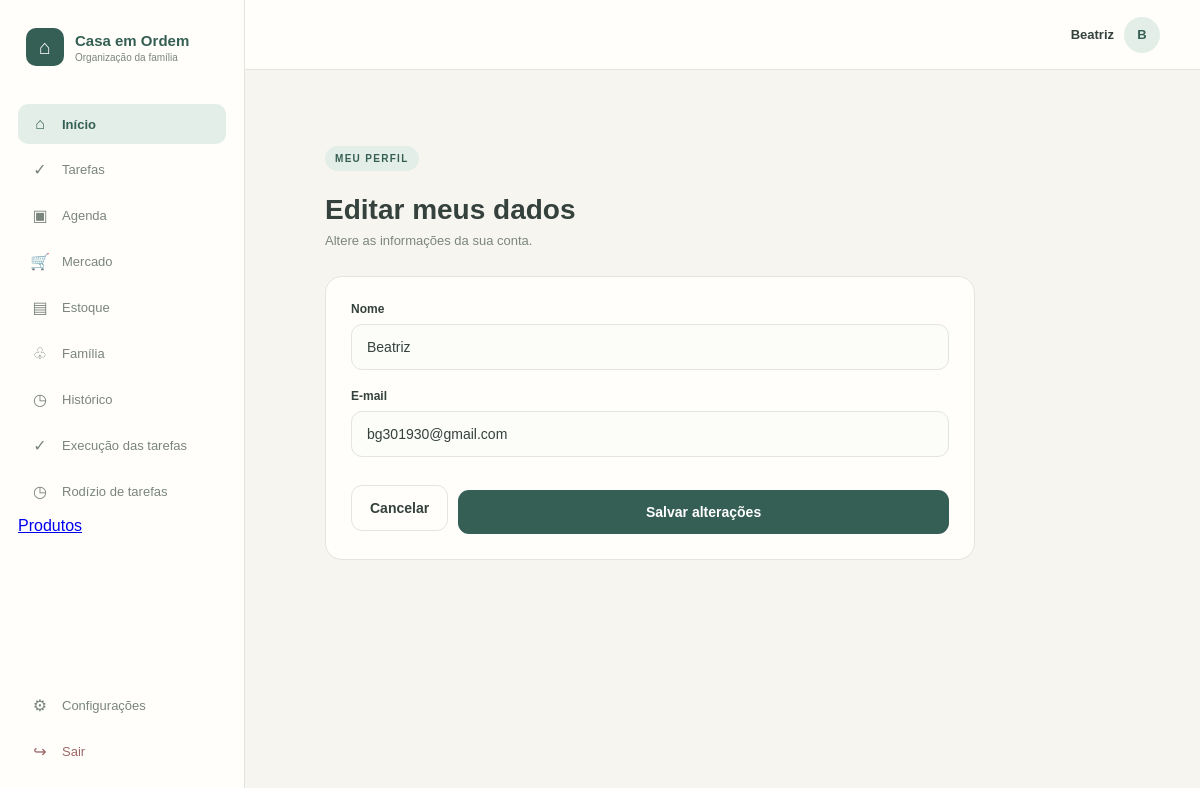
Screenshot of /perfil/editar (signed in) with the database file from the repository.
### tables this page shows
CREATE TABLE "USUARIO" (
	"id_usuario"	INTEGER NOT NULL,
	"id_familia"	INTEGER NOT NULL,
	"nome"	TEXT NOT NULL,
	"email"	NUMERIC NOT NULL,
	"senha"	TEXT NOT NULL,
	"foto"	INTEGER,
	"tipo_usuario"	TEXT NOT NULL,
	"ativo"	INTEGER NOT NULL,
	"data_cadastro"	NUMERIC NOT NULL,
	PRIMARY KEY("id_usuario" AUTOINCREMENT),
	FOREIGN KEY("id_familia") REFERENCES "FAMILIA"("id_familia")
);

### app.py (the view, shortened to what this page needs)
@app.route("/perfil/editar", methods=["GET", "POST"])
def editar_perfil():
    if "id_usuario" not in session:
        return redirect(url_for("login"))
    conexao = conectar_banco()
    try:
        usuario = conexao.execute(
            """
            SELECT *
            FROM USUARIO
            WHERE id_usuario = ?
              AND id_familia = ?
            """,
            (
                session["id_usuario"],
                session["id_familia"]
            )
        ).fetchone()
        if not usuario:
            session.clear()
            return redirect(url_for("login"))
    except sqlite3.Error as erro:
        conexao.rollback()
        print("Erro ao editar perfil:", erro)
        flash("Ocorreu um erro ao atualizar o perfil.")
    finally:
        conexao.close()
    return render_template(
        "editar_perfil.html",
        usuario=usuario
    )

### app.py (called while the page is built)
def conectar_banco():
    conexao = sqlite3.connect(
        DATABASE,
        timeout=10
    )
    conexao.row_factory = sqlite3.Row
    conexao.execute("PRAGMA busy_timeout = 10000")
    conexao.execute("PRAGMA foreign_keys = ON")
    return conexao

### templates/editar_perfil.html (shortened to what this page needs)
{% extends "base.html" %}
{% block content %}
<div class="pagina">
    <div class="cabecalho-pagina">
        <span class="etiqueta">MEU PERFIL</span>
        <h1>Editar meus dados</h1>
        <p>
            Altere as informações da sua conta.
        </p>
    </div>
    <div class="card-editar-perfil">
        <form method="POST">
            <div class="campo">
                <label for="nome">Nome</label>
                <input
                    type="text"
                    id="nome"
                    name="nome"
                    value="{{ usuario['nome'] }}"
                    required
                >
            </div>
            <div class="campo">
                <label for="email">E-mail</label>
                <input
                    type="email"
                    id="email"
                    name="email"
                    value="{{ usuario['email'] }}"
                    required
                >
            </div>
            <div class="botoes-perfil">
                <a
                    href="{{ url_for('perfil') }}"
                    class="botao-cancelar"
                >
                    Cancelar
                </a>
                <button
                    type="submit"
                    class="botao-salvar"
                >
                    Salvar alterações
                </button>
            </div>
        </form>
    </div>
</div>
{% endblock %}

### templates/base.html (shortened to what this page needs)
<!DOCTYPE html>
<html lang="pt-BR">
<head>
    <link rel="stylesheet" href="{{ url_for('static', filename='css/style.css') }}">
</head>
<body>
    <div class="layout">
        <aside class="menu-lateral">
            <div class="menu-logo">
                <div class="logo-icone">⌂</div>
                <div>
                    <strong>Casa em Ordem</strong>
                    <span>Organização da família</span>
                </div>
            </div>
            <nav class="menu-navegacao">
                <a href="{{ url_for('dashboard') }}" class="menu-item ativo">
                    <span>⌂</span>
                    <span>Início</span>
                </a>
                <a href="{{ url_for('tarefas') }}" class="menu-item">
                    <span>✓</span>
                    <span>Tarefas</span>
                </a>
                <a href="#" class="menu-item">
                    <span>▣</span>
                    <span>Agenda</span>
                </a>
                <a href="{{ url_for('mercado') }}" class="menu-item">
                    <span>🛒</span>
                    <span>Mercado</span>
                </a>
                <a href="{{ url_for('estoque') }}" class="menu-item">
                    <span>▤</span>
                    <span>Estoque</span>
                </a>
                <a href="{{ url_for('familia') }}" class="menu-item">
                    <span>♧</span>
                    <span>Família</span>
                </a>
                <a href="#" class="menu-item">
                    <span>◷</span>
                    <span>Histórico</span>
                </a>
                <a href="{{ url_for('execucao_tarefas') }}" class="menu-item">
                    <span>✓</span>
                    <span>Execução das tarefas</span>
                </a>
                <a href="{{ url_for('visualizar_rodizio') }}" class="menu-item">
                    <span>◷</span>
                    <span>Rodízio de tarefas</span>
                </a>
                <a href="{{ url_for('produtos') }}">
                    Produtos
                </a>
            </nav>
            <div class="menu-final">
                <a href="#" class="menu-item">
                    <span>⚙</span>
                    <span>Configurações</span>
                </a>
                <a href="{{ url_for('logout') }}" class="menu-item sair">
                    <span>↪</span>
                    <span>Sair</span>
                </a>
            </div>
        </aside>
        <main class="conteudo">
            <header class="cabecalho">
                {% if session.get("nome_usuario") %}
                    <a href="{{ url_for('perfil') }}" class="cabecalho-usuario">
                        <span>{{ session["nome_usuario"] }}</span>
                        <div class="avatar">
                            {{ session["nome_usuario"][0]|upper }}
                        </div>
                    </a>
                {% endif %}
            </header>
            <section class="pagina">
                {% block content %}
                {% endblock %}
            </section>
        </main>
    </div>
</body>
</html>

### static/css/style.css (style rules this page uses)
* { margin: 0; padding: 0; box-sizing: border-box; }
:root { --fundo: #f7f5ef; --branco: #fffefa; --verde: #355f54; --verde-claro: #e4eee8; --verde-medio: #cddfd7; --amarelo: #f2cf5b; --texto: #34413d; --texto-suave: #7b8580; --borda: #e3e5df; }
body { font-family: Arial, Helvetica, sans-serif; background-color: var(--fundo); color: var(--texto); }
.logo-icone { width: 38px; height: 38px; display: flex; align-items: center; justify-content: center; background-color: var(--verde); color: white; border-radius: 10px; font-size: 20px; }
.etiqueta { display: inline-block; font-size: 10px; font-weight: 700; letter-spacing: 1.3px; color: var(--verde); background-color: var(--verde-claro); padding: 7px 10px; border-radius: 20px; margin-bottom: 13px; }
.campo { margin-bottom: 19px; }
.campo label { display: block; font-size: 12px; font-weight: 700; margin-bottom: 8px; color: var(--texto); }
.campo input, .campo textarea, .campo select { width: 100%; padding: 14px 15px; border: 1px solid var(--borda); border-radius: 11px; background-color: #fcfcf9; color: var(--texto); font-size: 14px; outline: none; transition: 0.2s; font-family: inherit; }
.campo input::placeholder, .campo textarea::placeholder { color: #a8afaa; }
button { font-family: inherit; }
button[type="submit"] { width: 100%; display: flex; align-items: center; justify-content: center; gap: 10px; margin-top: 8px; padding: 14px 18px; border: none; border-radius: 11px; background-color: var(--verde); color: white; font-size: 14px; font-weight: 700; cursor: pointer; transition: 0.2s; }
.layout { min-height: 100vh; display: flex; }
.menu-lateral { width: 245px; min-height: 100vh; background-color: var(--branco); border-right: 1px solid var(--borda); padding: 28px 18px; display: flex; flex-direction: column; flex-shrink: 0; }
.menu-logo { display: flex; align-items: center; gap: 11px; padding: 0 8px; margin-bottom: 38px; }
.menu-logo strong { display: block; font-size: 15px; color: var(--verde); }
.menu-logo span { display: block; font-size: 10px; color: var(--texto-suave); margin-top: 3px; }
.menu-navegacao { display: flex; flex-direction: column; gap: 5px; }
.menu-item { display: flex; align-items: center; gap: 12px; padding: 11px 12px; border-radius: 10px; text-decoration: none; color: var(--texto-suave); font-size: 13px; transition: 0.2s; }
.menu-item span:first-child { width: 20px; text-align: center; font-size: 16px; }
.menu-item.ativo { background-color: var(--verde-claro); color: var(--verde); font-weight: 700; }
.menu-final { margin-top: auto; display: flex; flex-direction: column; gap: 5px; }
.menu-item.sair { color: #9b6868; }
.conteudo { flex: 1; min-width: 0; background-color: var(--fundo); }
.cabecalho { height: 70px; display: flex; align-items: center; justify-content: flex-end; padding: 0 40px; background-color: var(--branco); border-bottom: 1px solid var(--borda); }
.cabecalho-usuario { display: flex; align-items: center; gap: 10px; font-size: 13px; font-weight: 700; }
.avatar { width: 36px; height: 36px; display: flex; align-items: center; justify-content: center; background-color: var(--verde-claro); color: var(--verde); border-radius: 50%; font-size: 13px; }
.pagina { width: 100%; max-width: 1250px; margin: 0 auto; padding: 38px 40px 60px; }
.cabecalho-pagina { margin-bottom: 28px; }
.cabecalho-pagina h1 { font-size: 28px; color: var(--texto); margin: 10px 0 7px; }
.cabecalho-pagina p { color: var(--texto-suave); font-size: 13px; }
.cabecalho-usuario { display: flex; align-items: center; gap: 10px; color: var(--texto); text-decoration: none; font-size: 13px; font-weight: 700; cursor: pointer; }
.cabecalho-usuario .avatar { transition: 0.2s; }
.card-editar-perfil { max-width: 650px; background: var(--branco); border: 1px solid var(--borda); border-radius: 17px; padding: 25px; }
.botoes-perfil { display: flex; justify-content: flex-end; align-items: center; gap: 10px; margin-top: 25px; }
.botao-salvar { width: auto; margin-top: 0; }
.botao-cancelar { display: inline-flex; align-items: center; justify-content: center; padding: 14px 18px; border: 1px solid var(--borda); border-radius: 11px; color: var(--texto); background: var(--branco); text-decoration: none; font-size: 14px; font-weight: 700; }

### rows the page displays
USUARIO: nome_usuario "Beatriz", nome "Beatriz", email "bg301930@gmail.com"

### other values shown
{{ session["nome_usuario"][0]|upper }} "B"
